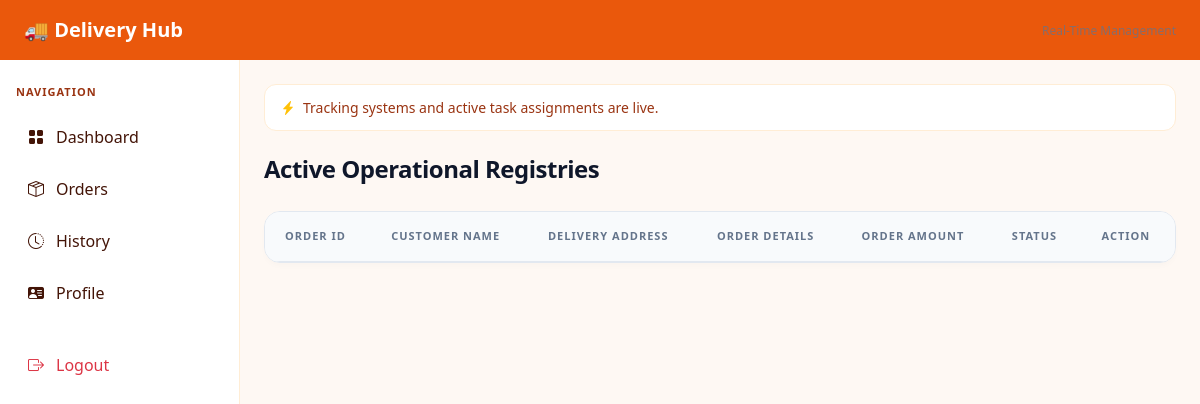
Page /delivery/delivery-orders/ (signed in) on the earlier database version.
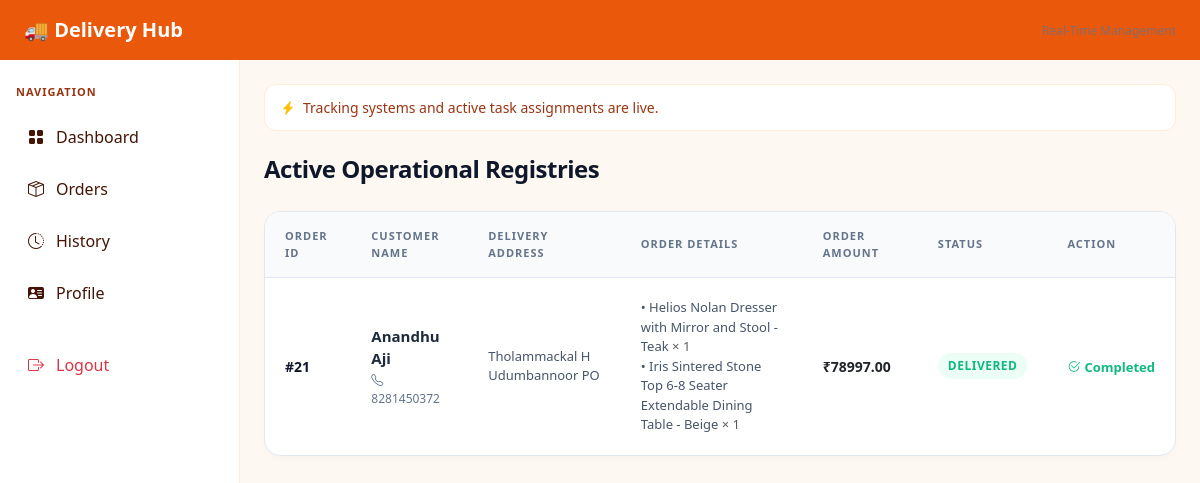
Same page on the later database version.
### customerApp/models.py (models this page shows)
class Order(models.Model):
    order_id = models.AutoField(primary_key=True)
    customer = models.ForeignKey('guestApp.Customer', on_delete=models.CASCADE)
    total_amount = models.DecimalField(max_digits=10, decimal_places=2)
    order_date = models.DateTimeField(auto_now_add=True)
    status = models.CharField(max_length=50, default="Pending")

class OrderItem(models.Model):
    order_item_id = models.AutoField(primary_key=True)  # explicit id
    order = models.ForeignKey(Order, on_delete=models.CASCADE)
    product = models.ForeignKey('adminApp.Product', on_delete=models.CASCADE)
    quantity = models.IntegerField()
    price = models.DecimalField(max_digits=10, decimal_places=2)

### guestApp/models.py (models this page shows)
class Customer(models.Model):
    loginId = models.ForeignKey('LoginDetails', on_delete=models.CASCADE)
    name = models.CharField(max_length=200)
    phone = models.CharField(max_length=15)
    email = models.EmailField()
    district = models.ForeignKey('adminApp.District',on_delete=models.CASCADE,null=True,blank=True)
    address = models.TextField(max_length=500, null=True, blank=True)
    location = models.TextField(max_length=500, null=True, blank=True)
    pincode = models.CharField(max_length=10, null=True, blank=True)
    username = models.CharField(max_length=100, unique=True)
    password = models.CharField(max_length=100)

### adminApp/models.py (models this page shows)
class Product(models.Model):
    ProductId = models.AutoField(primary_key=True)
    ProductName = models.CharField(max_length=200)
    ProductDescription = models.TextField()
    ProductImage = models.ImageField(upload_to='products/', null=True, blank=True)
    ProductPrice = models.DecimalField(max_digits=10, decimal_places=2)
    stock = models.IntegerField(default=0)
    category = models.ForeignKey(Category, on_delete=models.CASCADE, related_name='products')

### deliveryboyApp/views.py (the view)
def deliveryOrders(request):
    paid_orders = Order.objects.filter(payment__status="Paid").distinct().order_by('-order_id')
    return render(request, 'deliveryboy/orders.html', {
        'paid_orders': paid_orders
    })

### templates/deliveryboy/orders.html (shortened to what this page needs)
{% extends "deliveryboyHeaderFooter.html" %}
{% block content %}
<div class="title">Active Operational Registries</div>
<div class="box">
<table>
    <thead>
        <tr>
            <th>Order ID</th>
            <th>Customer Name</th>
            <th>Delivery Address</th>
            <th>Order Details</th>
            <th>Order Amount</th>
            <th>Status</th>
            <th>Action</th>
        </tr>
    </thead>
    <tbody>
        {% for o in paid_orders %}
        <tr>
            <td class="id">#{{ o.order_id }}</td>
            <td>
                <div class="customer">{{ o.customer.name }}</div>
                <div class="small"><i class="bi bi-telephone me-1"></i>{{ o.customer.phone }}</div>
            </td>
            <td class="address">{{ o.customer.address }}</td>
            <td class="products">
                {% for item in o.orderitem_set.all %}
                    • {{ item.product.ProductName }} <span class="text-muted">× {{ item.quantity }}</span><br>
                {% endfor %}
            </td>
            <td class="fw-bold text-dark">₹{{ o.total_amount }}</td>
            <td>
                {% if o.status == "Delivered" %}
                    <span class="status delivered">Delivered</span>
                {% else %}
                    <span class="status pending">{{ o.status }}</span>
                {% endif %}
            </td>
            <td>
                {% if o.status != "Delivered" %}
                    <a href="{% url 'markdelivered' o.order_id %}" class="btnx">
                        Mark Delivered
                    </a>
                {% else %}
                    <span class="done"><i class="bi bi-check2-circle"></i> Completed</span>
                {% endif %}
            </td>
        </tr>
        {% endfor %}
    </tbody>
</table>
</div>
{% endblock %}

### templates/deliveryboyHeaderFooter.html (shortened to what this page needs)
{% load static %}
<!DOCTYPE html>
<html lang="en">
<head>
    <link href="https://cdn.jsdelivr.net/npm/bootstrap@5.3.3/dist/css/bootstrap.min.css" rel="stylesheet">
    <link href="https://cdn.jsdelivr.net/npm/bootstrap-icons@1.11.3/font/bootstrap-icons.css" rel="stylesheet">
</head>
<body>
<header class="topbar">
    <div class="fw-bold fs-5">🚚 Delivery Hub</div>
    <div class="small opacity-75">Real-Time Management</div>
</header>
<aside class="sidebar">
    <div class="nav-title">Navigation</div>
    <nav>
        <a class="nav-item" href="{% url 'deliveryhome' %}"><i class="bi bi-grid-fill"></i> Dashboard</a>
        <a class="nav-item" href="{% url 'deliveryorders' %}"><i class="bi bi-box-seam"></i> Orders</a>
        <a class="nav-item" href="{% url 'deliveryhistory' %}"><i class="bi bi-clock-history"></i> History</a>
        <a class="nav-item" href="{% url 'deleiveryprofile' %}"><i class="bi bi-person-vcard-fill"></i> Profile</a>
        <a class="nav-item text-danger mt-4" href="{% url 'logout' %}"><i class="bi bi-box-arrow-right"></i> Logout</a>
    </nav>
</aside>
<main class="content">
    <div class="alert-box">
        <i class="bi bi-lightning-charge-fill text-warning"></i>
        <span>Tracking systems and active task assignments are live.</span>
    </div>
    {% block content %}{% endblock %}
</main>
</body>
</html>

### templates/deliveryboyHeaderFooter.html (style rules this page uses)
body { margin:0; font-family: system-ui, sans-serif; background:#fef8f3; display: flex; flex-direction: column; min-height: 100vh; }
.topbar { position:fixed; top:0; left:0; right:0; height:60px; background:#ea580c; color:#fff; display:flex; align-items:center; justify-content:space-between; padding:0 24px; z-index:1000; }
.sidebar { position:fixed; top:60px; left:0; width:240px; height:100%; background:#ffffff; border-right:1px solid #ffedd5; padding:24px 16px; }
.nav-title { font-size:11px; color:#9a3412; font-weight: 700; text-transform:uppercase; letter-spacing:1px; margin-bottom: 12px; }
.nav-item { display:flex; align-items:center; gap:12px; padding:12px; border-radius:8px; text-decoration:none; color:#431407; font-weight:500; transition:0.2s; margin-bottom: 4px; }
.content { margin-left:240px; padding: 84px 24px 24px; flex-grow: 1; }
.alert-box { background:#fff; border:1px solid #ffedd5; border-radius:12px; padding:12px 16px; margin-bottom:20px; color:#9a3412; font-size:14px; display: flex; align-items: center; gap: 8px; }

### templates/deliveryboy/orders.html (style rules this page uses)
.title { font-size: 24px; font-weight: 700; margin-bottom: 24px; color: #0f172a; letter-spacing: -0.5px; }
.box { background: #ffffff; border: 1px solid #e2e8f0; border-radius: 16px; overflow: hidden; box-shadow: 0 4px 6px -1px rgba(0, 0, 0, 0.02); }
table { width: 100%; border-collapse: separate; border-spacing: 0; font-size: 14px; }
th { text-align: left; padding: 16px 20px; font-size: 11px; text-transform: uppercase; letter-spacing: 1px; color: #64748b; background: #f8fafc; border-bottom: 1px solid #e2e8f0; font-weight: 700; }
td { padding: 20px; border-bottom: 1px solid #f1f5f9; vertical-align: middle; color: #334155; }
tr:last-child td { border-bottom: none; }
.id { font-weight: 700; color: #0f172a; }
.customer { font-weight: 600; font-size: 15px; color: #1e293b; }
.small { font-size: 12px; color: #64748b; margin-top: 2px; }
.address { font-size: 13px; color: #475569; line-height: 1.5; max-width: 240px; }
.products { font-size: 13px; color: #475569; line-height: 1.5; }
.status { font-size: 12px; font-weight: 700; text-transform: uppercase; letter-spacing: 0.5px; padding: 4px 10px; border-radius: 30px; display: inline-block; }
.delivered { background: #ecfdf5; color: #10b981; }
.done { font-size: 13px; font-weight: 600; color: #10b981; display: inline-flex; align-items: center; gap: 4px; }

Differences in the rows shown:
added Order: order_id "21", customer.name "Anandhu Aji", customer.phone "8281450372", customer.address "Tholammackal H Udumbannoor PO", total_amount "78997.00", status "DELIVERED"
added OrderItem: product.ProductName "Helios Nolan Dresser with Mirror and Stool - Teak", quantity "1"
added OrderItem: product.ProductName "Iris Sintered Stone Top 6-8 Seater Extendable Dining Table - Beige", quantity "1"
